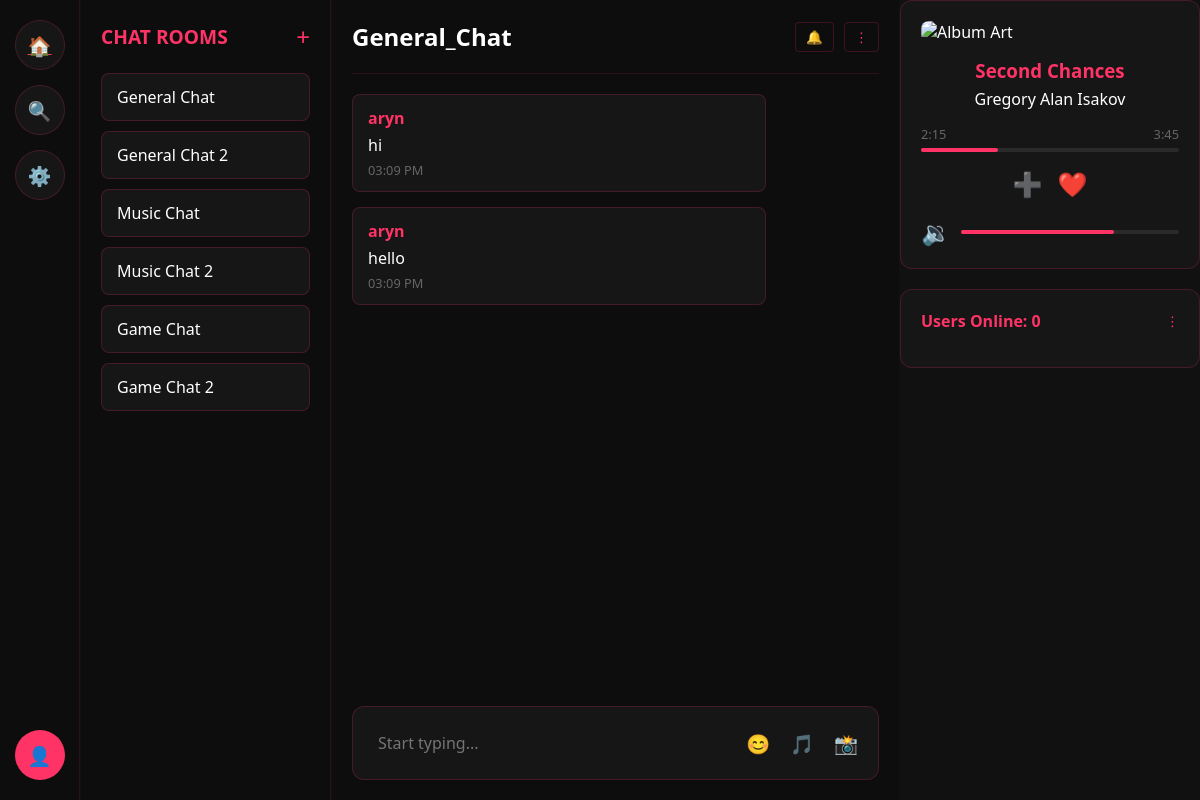
Before: /home/chat/General_Chat/ (signed in) with the older database file.
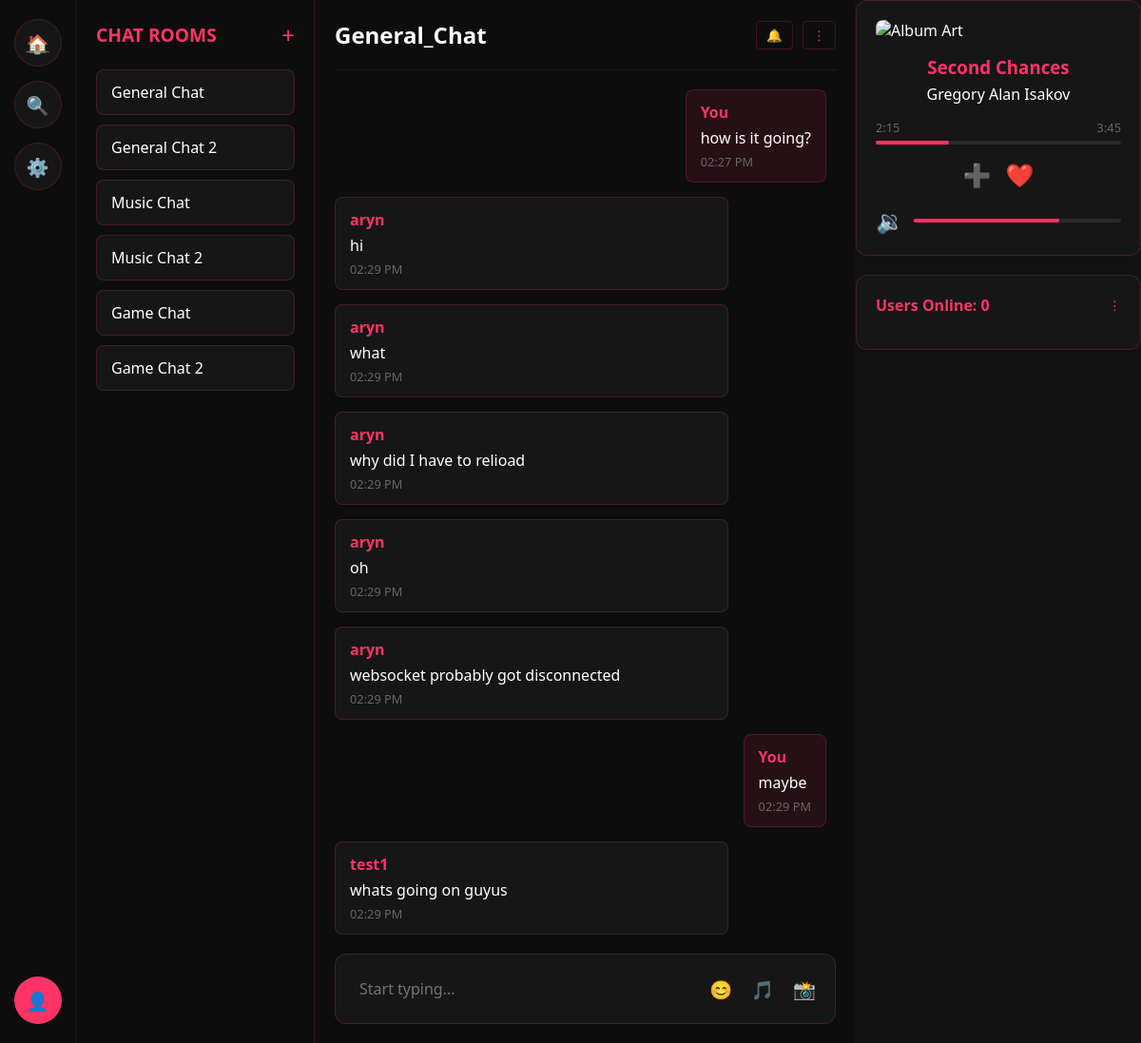
After: the same page with the newer database file.
### Chat/models.py (models this page shows, shortened)
class ChatRoom(models.Model):
    room_name = models.CharField(max_length=100, unique=True)
    online_count = models.IntegerField(blank=True)
    online_users = models.JSONField(default=list, blank=True)

class ChatRoomMessages(models.Model):
    room = models.ForeignKey(ChatRoom, related_name="chat_messages", on_delete=models.CASCADE)
    sender = models.ForeignKey(settings.AUTH_USER_MODEL, on_delete=models.CASCADE)
    message = models.CharField(max_length=250)
    created = models.DateTimeField(default=datetime.datetime.now())
    class Meta:
        ordering = ['-created']

### Auth/models.py (models this page shows, shortened)
class CustomUser(AbstractBaseUser, PermissionsMixin):
    username = models.CharField(
        max_length=75,
        unique=True,
        validators=[MinLengthValidator(3)],
        error_messages={
            'unique': "A user with that username already exists.",
        }
    )
    email = models.EmailField(
        max_length=256,
        unique=True,
        validators=[EmailValidator()],
        error_messages={
            'unique': "A user with that email address already exists.",
        }
    )
    is_active = models.BooleanField(default=True)
    is_admin = models.BooleanField(default=False)
    is_staff = models.BooleanField(default=False)
    is_superuser = models.BooleanField(default=False)
    date_joined = models.DateTimeField(default=timezone.now)
    last_login = models.DateTimeField(blank=True, null=True)
    objects = CustomUserManager()
    USERNAME_FIELD = 'username'
    REQUIRED_FIELDS = ['email']
    class Meta:
        verbose_name = 'user'
        verbose_name_plural = 'users'
        ordering = ['-date_joined']

### Chat/views.py (the view)
# urls.py: path('home/chat/<str:chatroom>/', chatView, name='chatViewLogic'),
@login_required
def chatView(request, chatroom):
    chat_room = get_object_or_404(ChatRoom, room_name=chatroom)
    chat_messages = chat_room.chat_messages.all().order_by('created')[:50]
    context = {
        'chat_room': chat_room,
        'chat_messages': chat_messages,
    }
    return render(request, 'chat/chat.html', context)

### Chat/templates/chat/chat.html (shortened to what this page needs)
<!DOCTYPE html>
<html lang="en">
<head>
    <link href="https://cdnjs.cloudflare.com/ajax/libs/font-awesome/6.0.0/css/all.min.css" rel="stylesheet">
</head>
<body>
    <div class="container">
        <div class="side-nav">
            <a class="nav-button" href="{% url 'homeChatViewLogic' %}">🏠</a>
            <button class="nav-button">🔍</button>
            <button class="nav-button">⚙️</button>
            <button class="nav-button profile-button">👤</button>
        </div>
        <div class="chat-rooms">
            <div class="chat-rooms-header">
                <h2>Chat Rooms</h2>
                <button class="add-room">+</button>
            </div>
            <div class="room-list">
                <a href="{% url 'chatViewLogic' chatroom='General_Chat' %}"><div class="room-item">General Chat</div></a>
                <a href="{% url 'chatViewLogic' chatroom='General_Chat_2' %}"><div class="room-item">General Chat 2</div></a>
                <a href="{% url 'chatViewLogic' chatroom='Music_Chat' %}"><div class="room-item">Music Chat</div></a>
                <a href="{% url 'chatViewLogic' chatroom='Music_Chat_2' %}"><div class="room-item">Music Chat 2</div></a>
                <a href="{% url 'chatViewLogic' chatroom='Game_Chat' %}"><div class="room-item">Game Chat</div></a>
                <a href="{% url 'chatViewLogic' chatroom='Game_Chat_2' %}"><div class="room-item">Game Chat 2</div></a>
            </div>
        </div>
        <div class="chat-section">
            <div class="chat-header">
                <h2>{{chat_room.room_name}}</h2>
                <div class="chat-header-actions">
                    <button>🔔</button>
                    <button>⋮</button>
                </div>
            </div>
            <div class="chat-messages">
                {% for message in chat_messages %}
                {% if message.sender.username != request.user.username%}
                <div class="message">
                    <div class="user">{{ message.sender.username }}</div>
                    {{ message.message }}
                    <div class="timestamp">{{ message.created|date:"h:i A" }}</div>
                </div>
                {% else %}
                <div class="message sent">
                    <div class="user">You</div>
                    {{ message.message }}
                    <div class="timestamp">{{ message.created|date:"h:i A" }}</div>
                </div>
                {% endif %}
                {% endfor %}
            </div>
            <div class="input-area">
                <input type="text" placeholder="Start typing...">
                <div class="input-actions">
                    <button>😊</button>
                    <button>🎵</button>
                    <button>📸</button>
                </div>
            </div>
        </div>
        <div class="right-panel">
            <div class="music-player">
                <img src="https://i.pinimg.com/736x/0e/39/91/0e3991a297ab4f0f83d651112b4f5ab7.jpg" alt="Album Art" class="album-art">
                <div class="track-info">
                    <h3>Second Chances</h3>
                    <p>Gregory Alan Isakov</p>
                </div>
                <div class="progress-container">
                    <div class="time-info">
                        <span>2:15</span>
                        <span>3:45</span>
                    </div>
                    <div class="progress-bar">
                        <div class="progress"></div>
                    </div>
                </div>
                <div class="player-controls">
                    <button>➕</button>
                    <button>❤️</button>
                </div>
                <div class="volume-control">
                    <button>🔉</button>
                    <div class="volume-slider">
                        <div class="volume-level"></div>
                    </div>
                </div>
            </div>
            <div class="users-section">
                <div class="online-count">
                    <span id='online-count'>Users Online: {{ chat_room.online_count}}</span>
                    <button style="background: none; border: none; color: #ff3366; cursor: pointer;">⋮</button>
                </div>
            </div>
        </div>
    </div>
</body>
</html>

Changed rows visible on the page:
removed ChatRoomMessages: sender.username "aryn", message "hi", created "03:09 PM"
removed ChatRoomMessages: sender.username "aryn", message "hello", created "03:09 PM"
added ChatRoomMessages: message "how is it going?", created "02:27 PM"
added ChatRoomMessages: sender.username "aryn", message "hi", created "02:29 PM"
added ChatRoomMessages: sender.username "aryn", message "what", created "02:29 PM"
added ChatRoomMessages: sender.username "aryn", message "why did I have to relioad", created "02:29 PM"
added ChatRoomMessages: sender.username "aryn", message "oh", created "02:29 PM"
added ChatRoomMessages: sender.username "aryn", message "websocket probably got disconnected", created "02:29 PM"
added ChatRoomMessages: message "maybe", created "02:29 PM"
added ChatRoomMessages: sender.username "test1", message "whats going on guyus", created "02:29 PM"
